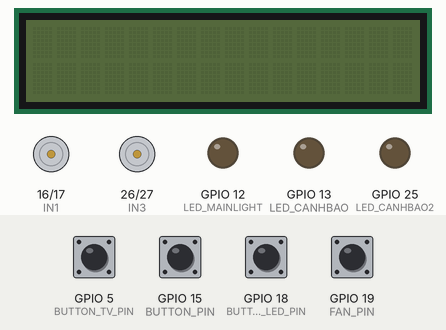
A program run on a simulated ESP32. Parts: 16×2 character LCD, motor-driver pin pairs drawn as motors (green arrow = first pin HIGH = forward, orange = second pin HIGH = backward, longer = more drive, scaled by the enable pin), output pins drawn as LEDs (lit = HIGH). Inputs (shaded band) come from the test bench; at power-on: GPIO 5 (BUTTON_TV_PIN), GPIO 15 (BUTTON_PIN), GPIO 18 (BUTTON_LED_PIN), GPIO 19 (FAN_PIN) HIGH. WiFi joins after 1.5 s; servers stay silent unless stated; the Firebase database answers and starts empty; what the program prints to the serial monitor is not drawn.

Above: at 2.7 s.
2.8 s: GPIO 5 (BUTTON_TV_PIN) pulled LOW for 0.15 s
At 5.0 s:
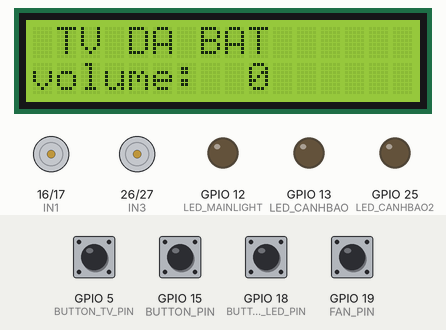
5.9 s: GPIO 15 (BUTTON_PIN) pulled LOW for 0.15 s
9.0 s: GPIO 19 (FAN_PIN) pulled LOW for 0.15 s
12.1 s: GPIO 5 (BUTTON_TV_PIN) pulled LOW for 1 s
13.7 s: GPIO 15 (BUTTON_PIN) pulled LOW for 1 s
15.3 s: GPIO 5 (BUTTON_TV_PIN) pulled LOW for 0.15 s
At 16.5 s:
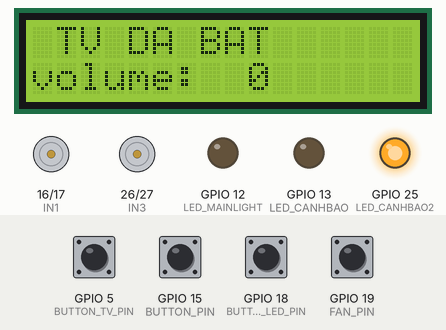
Timing chart, 0 to 19.4 s (numbered marks = the images above; inputs shaded):
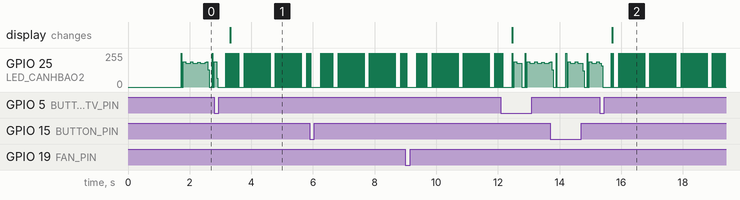

The program:

main.cpp
```cpp
#include <WiFi.h>
#include <FirebaseESP32.h>
#include <Arduino.h>
#include <LiquidCrystal_I2C.h>

// WiFi & Firebase config
#define WIFI_SSID "702_wifi_2"
#define WIFI_PASSWORD "2345678910"
#define FIREBASE_HOST "https://smarthomenhom5-f0d22-default-rtdb.firebaseio.com/"
#define FIREBASE_AUTH "AIzaSyDTOpVjmPkXaxVx7eCSAFPyhslvHwEIpn0"

// Firebase object
FirebaseData fbdo;
FirebaseConfig config;
FirebaseAuth auth;
LiquidCrystal_I2C lcd(0x27, 16, 2);
// Khai báo chân điều khiển moto
#define ENA 4
#define IN1 16
#define IN2 17
#define IN3 26
#define IN4 27
#define ENB 14
#define BUTTON_PIN 15
#define BUTTON_TV_PIN 5
#define BUTTON_LED_PIN 18
#define FAN_PIN 19
#define LED_CANHBAO 13
#define LED_MAINLIGHT 12
#define LED_CANHBAO2 25

#define PWM_CHANNEL_LED  1
#define PWM_FREQ 5000
#define PWM_RESOLUTION 8

String newACState, newTVState, newLedstate, newFANState;

int reversedSpeed, volume, aic, dutyled, speedfan, distance;

unsigned long lastFirebaseRead = 0;
const unsigned long firebaseReadInterval = 1000; // đọc mỗi 1000ms
bool debugMode = true;

void backward(int speed);
void fordward(int speed);
void stopMotorfan();
void stopMotorac();
void KT_NUT_NHAN_FAN();
void KT_NUT_NHAN_AC();
void KT_NUTNHAN_TV();
void KT_FIREBASE();
void KT_NUT_NHAN_LED();

void setup() {
  Serial.begin(115200);   // Bật Serial để debug
  pinMode(BUTTON_PIN, INPUT_PULLUP);
  pinMode(BUTTON_TV_PIN, INPUT_PULLUP);
  pinMode(BUTTON_LED_PIN, INPUT_PULLUP);
  pinMode(FAN_PIN, INPUT_PULLUP);
  pinMode(LED_CANHBAO, OUTPUT);
  pinMode(LED_CANHBAO2, OUTPUT);
  ledcSetup(PWM_CHANNEL_LED, PWM_FREQ, PWM_RESOLUTION); // cấu hình kênh PWM
  ledcAttachPin(LED_MAINLIGHT, PWM_CHANNEL_LED);       // gán chân GPIO vào kênh PWM

  Wire.begin();         // Khởi động I2C
  lcd.init();           // Khởi động LCD
  Serial.print(" kết nối LCD thành công");
  // Kết nối WiFi
  WiFi.begin(WIFI_SSID, WIFI_PASSWORD);
  Serial.print("Đang kết nối WiFi");
  while (WiFi.status() != WL_CONNECTED) {
    delay(500);
    Serial.print(".");
  }
  Serial.println("\nĐã kết nối WiFi!");

  // Cấu hình Firebase
  config.database_url = FIREBASE_HOST;
  config.signer.tokens.legacy_token = FIREBASE_AUTH;

  Firebase.begin(&config, &auth);
  Firebase.reconnectWiFi(true);
  // Thiết lập các chân là OUTPUT
  pinMode(ENA, OUTPUT);
  pinMode(IN1, OUTPUT);
  pinMode(IN2, OUTPUT);

  pinMode(ENB, OUTPUT);
  pinMode(IN3, OUTPUT);
  pinMode(IN4, OUTPUT);
  stopMotorac();
  stopMotorfan();
}

void loop() {
    KT_NUT_NHAN_AC();
    KT_NUTNHAN_TV();
    KT_NUT_NHAN_LED();
    KT_NUT_NHAN_FAN();
      // Chỉ đọc Firebase khi đến thời gian
    if (millis() - lastFirebaseRead >= firebaseReadInterval) {
      lastFirebaseRead = millis();
      KT_FIREBASE();
    }
    if (newACState == "ON") {
      backward(reversedSpeed);
    } else {
      stopMotorac();
    }
    if (newFANState == "ON") {
      fordward(speedfan);
    } else {
      stopMotorfan();
    }
    if (newTVState == "ON") {     // Xóa màn hình
      lcd.backlight();      // Bật đèn nền
      lcd.setCursor(0, 0);  // Đưa con trỏ về đầu dòng 1
      lcd.print(" TV DA BAT "); // In chữ lên dòng 1 (thêm khoảng trắng cho cân)
      lcd.setCursor(0, 1);  // Đưa con trỏ về đầu dòng 2
      lcd.print("volume:  ");
      lcd.print(volume); // In chữ lên dòng 2
    } else {
      lcd.clear();
      lcd.noBacklight();
    }
    if (aic >100) {
      digitalWrite(LED_CANHBAO, HIGH); // Bật đèn
      delay(10);
      digitalWrite(LED_CANHBAO, LOW);
    } else {
      digitalWrite(LED_CANHBAO, LOW); // Tắt đèn
    }
    if (newLedstate == "ON") {
      ledcWrite(PWM_CHANNEL_LED, dutyled); // Bật đèn LED với độ sáng
    } else {
      ledcWrite(PWM_CHANNEL_LED, 0); // Tắt đèn LED
    }
    if (distance <100) {
      digitalWrite(LED_CANHBAO2, HIGH); // Bật đèn
      delay(10);
      digitalWrite(LED_CANHBAO2, LOW);
    } else {
      digitalWrite(LED_CANHBAO2, LOW); // Tắt đèn
    }
}
void KT_NUT_NHAN_AC() {
    static unsigned long lastDebounceTime = 0;
    static int lastButtonState = HIGH;
    static int buttonStableState = HIGH;  // Trạng thái ổn định cuối cùng

    int buttonReading = digitalRead(BUTTON_PIN);

    if (buttonReading != lastButtonState) {
        lastDebounceTime = millis();
    }

    if ((millis() - lastDebounceTime) > 30) {
        if (buttonReading != buttonStableState) {
            buttonStableState = buttonReading;
            // CHỈ khi nút chuyển từ HIGH sang LOW (nhấn xuống)
            if (buttonStableState == LOW) {
              Serial.print("Nút AC được nhấn ");
              if (Firebase.getString(fbdo, "/LivingRoom/air-conditioner/state")) {
                String statetemp = fbdo.stringData();
                Serial.print("trạng thái AC: ");
                Serial.println(statetemp);
                newACState = (statetemp == "ON") ? "OFF" : "ON";
                Serial.print("trạng thái AC mới: ");
                Serial.println(newACState);
                unsigned long startTime = millis();
                while (!Firebase.setString(fbdo, "/LivingRoom/air-conditioner/state", newACState)) {
                  if (millis() - startTime > 2000) {
                    Serial.print("❌ Lỗi cập nhật trạng thái lên firebase : ");
                    Serial.println(fbdo.errorReason());
                    break;
                  }
                  delay(50); // giảm xuống 50ms để phản hồi nhanh hơn mà vẫn an toàn
                }

                if (millis() - startTime <= 2000) {
                  Serial.println("✅ Đã đổi trạng thái mới");
                }
            }
          }
        }
    }

    lastButtonState = buttonReading;
}
void KT_NUT_NHAN_FAN() {
    static unsigned long lastDebounceTime = 0;
    static int lastButtonState = HIGH;
    static int buttonStableState = HIGH;  // Trạng thái ổn định cuối cùng

    int buttonReading = digitalRead(FAN_PIN);

    if (buttonReading != lastButtonState) {
        lastDebounceTime = millis();
    }

    if ((millis() - lastDebounceTime) > 30) {
        if (buttonReading != buttonStableState) {
            buttonStableState = buttonReading;
            // CHỈ khi nút chuyển từ HIGH sang LOW (nhấn xuống)
            if (buttonStableState == LOW) {
              Serial.print("Nút FAN được nhấn ");
              if (Firebase.getString(fbdo, "/LivingRoom/fan/state")) {
                String statefan = fbdo.stringData();
                Serial.print("trạng thái FAN: ");
                Serial.println(statefan);
                newFANState = (statefan == "ON") ? "OFF" : "ON";
                Serial.print("trạng thái FAN mới: ");
                Serial.println(newFANState);
                unsigned long startTime = millis();
                while (!Firebase.setString(fbdo, "/LivingRoom/fan/state", newFANState)) {
                  if (millis() - startTime > 2000) {
                    Serial.print("❌ Lỗi cập nhật trạng thái lên firebase : ");
                    Serial.println(fbdo.errorReason());
                    break;
                  }
                  delay(50); // giảm xuống 50ms để phản hồi nhanh hơn mà vẫn an toàn
                }

                if (millis() - startTime <= 2000) {
                  Serial.println("✅ Đã đổi trạng thái mới");
                }
            }
          }
        }
    }

    lastButtonState = buttonReading;
}
void KT_NUT_NHAN_LED() {
    static unsigned long lastDebounceTime = 0;
    static int lastButtonState = HIGH;
    static int buttonStableState = HIGH;  // Trạng thái ổn định cuối cùng

    int buttonReading = digitalRead(BUTTON_LED_PIN);

    if (buttonReading != lastButtonState) {
        lastDebounceTime = millis();
    }

    if ((millis() - lastDebounceTime) > 30) {
        if (buttonReading != buttonStableState) {
            buttonStableState = buttonReading;
            // CHỈ khi nút chuyển từ HIGH sang LOW (nhấn xuống)
            if (buttonStableState == LOW) {
              Serial.print("Nút Led được nhấn ");
              if (Firebase.getString(fbdo, "/LivingRoom/main-light/state")) {
                String stateled = fbdo.stringData();
                Serial.print("trạng thái led: ");
                Serial.println(stateled);
                newLedstate = (stateled == "ON") ? "OFF" : "ON";
                Serial.print("trạng thái mới: ");
                Serial.println(newLedstate);
                unsigned long startTime = millis();
                while (!Firebase.setString(fbdo, "/LivingRoom/main-light/state", newLedstate)) {
                  if (millis() - startTime > 2000) {
                    Serial.print("❌ Lỗi cập nhật trạng thái lên firebase : ");
                    Serial.println(fbdo.errorReason());
                    break;
                  }
                  delay(50); // giảm xuống 50ms để phản hồi nhanh hơn mà vẫn an toàn
                }

                if (millis() - startTime <= 2000) {
                  Serial.println("✅ Đã đổi trạng thái mới");
                }
              }
          }
        }
    }

    lastButtonState = buttonReading;
}
void KT_NUTNHAN_TV() {
  static unsigned long lastDebounceTime = 0;
  static int lastButtonState = HIGH;
  static int buttonStableState = HIGH;  // Trạng thái ổn định cuối cùng

  int buttonReading = digitalRead(BUTTON_TV_PIN);

  if (buttonReading != lastButtonState) {
    lastDebounceTime = millis();
  }

  if ((millis() - lastDebounceTime) > 30) {
    if (buttonReading != buttonStableState) {
      buttonStableState = buttonReading;
      // CHỈ khi nút chuyển từ HIGH sang LOW (nhấn xuống)
      if (buttonStableState == LOW) {
        Serial.print("Nút TV được nhấn ");
        if (Firebase.getString(fbdo, "/LivingRoom/smartTV/state")) {
          String statetv = fbdo.stringData();
          Serial.print("trạng thái TV: ");
          Serial.println(statetv);
          newTVState = (statetv == "ON") ? "OFF" : "ON";
          Serial.print("trạng thái mới: ");
          Serial.println(newTVState);
          unsigned long startTime = millis();
          while (!Firebase.setString(fbdo, "/LivingRoom/smartTV/state", newTVState)) {
            if (millis() - startTime > 2000) {
              Serial.print("❌ Lỗi cập nhật trạng thái lên firebase : ");
              Serial.println(fbdo.errorReason());
              break;
            }
            delay(50); // giảm xuống 50ms để phản hồi nhanh hơn mà vẫn an toàn
          }

          if (millis() - startTime <= 2000) {
            Serial.println("✅ Đã đổi trạng thái mới");
          }
        }
      }
      }
    }

    lastButtonState = buttonReading;
}
void KT_FIREBASE() {
  FirebaseJson jsonData;
  FirebaseJsonData result;

  // Đọc toàn bộ nhánh /LivingRoom từ Firebase
  if (Firebase.getJSON(fbdo, "/LivingRoom", &jsonData)) {
    Serial.println("Doc du lieu Firebase thanh cong!");

    // Đọc air_quality
    if (jsonData.get(result, "air_quality")) {
      aic = result.intValue;
      Serial.print("Air Quality: ");
      Serial.println(aic);
    }

    // Đọc main-light/state
    if (jsonData.get(result, "main-light/state")) {
      newLedstate = result.stringValue;
      Serial.print("LED State: ");
      Serial.println(newLedstate);
    }

    // Đọc main-light/brightness
    if (jsonData.get(result, "main-light/brightness")) {
      dutyled = result.intValue;
      Serial.print("LED Brightness: ");
      Serial.println(dutyled);
    }

    // Đọc fan/state
    if (jsonData.get(result, "fan/state")) {
      newFANState = result.stringValue;
      Serial.print("FAN State: ");
      Serial.println(newFANState);
    }

    // Đọc fan/speed
    if (jsonData.get(result, "fan/speed")) {
      int speed = result.intValue;
      Serial.print("FAN Speed: ");
      Serial.println(speed);
      speedfan = map(speed, 0, 100, 100, 255);
    }

    // Đọc air-conditioner/state
    if (jsonData.get(result, "air-conditioner/state")) {
      newACState = result.stringValue;
      Serial.print("AC State: ");
      Serial.println(newACState);
    }

    // Đọc air-conditioner/temp
    if (jsonData.get(result, "air-conditioner/temp")) {
      int Speed = result.intValue;
      Serial.print("AC Temp (speed): ");
      Serial.println(Speed);
      reversedSpeed = 255 - map(Speed, 16, 30, 0, 155);
    }

    // Đọc smartTV/state
    if (jsonData.get(result, "smartTV/state")) {
      newTVState = result.stringValue;
      Serial.print("TV State: ");
      Serial.println(newTVState);
    }

    // Đọc smartTV/volume
    if (jsonData.get(result, "smartTV/volume")) {
      volume = result.intValue;
      Serial.print("TV Volume: ");
      Serial.println(volume);
    }
    // Đọc khoảng cách

    if (jsonData.get(result, "data/distance")) {
      distance = result.intValue;
      Serial.print("khoảng cách: ");
      Serial.println(distance);
    }
  } else {
    Serial.print("Doc du lieu Firebase that bai: ");
    Serial.println(fbdo.errorReason());
  }
}

void backward(int speed) {
  digitalWrite(IN1, LOW);
  digitalWrite(IN2, HIGH);
  analogWrite(ENA, speed);
}

void stopMotorac() {
  digitalWrite(IN1, LOW);
  digitalWrite(IN2, LOW);
  analogWrite(ENA, 0);
}
void fordward(int speed) {
  digitalWrite(IN3, HIGH);
  digitalWrite(IN4, LOW);
  analogWrite(ENB, speed);
}

void stopMotorfan() {
  digitalWrite(IN3, LOW);
  digitalWrite(IN4, LOW);
  analogWrite(ENB, 0);
}
```

Measured:
- after the input at 2.8 s, the display: changes after 0.51 s (image 1)
- after the input at 15.3 s, the display: changes after 0.41 s (image 2)
